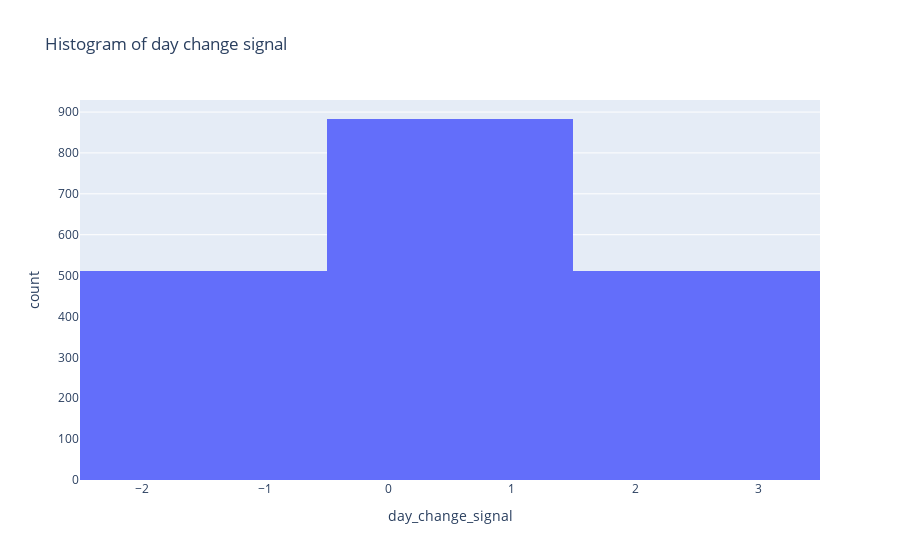

Here is the notebook cell this chart was saved with:
### Markdown cell above
### Profit/loss

### Code cell
px.histogram(df, 'day_change_signal', title='Histogram of day change signal')

### Figure 1 — Plotly figure (JSON) as saved in the notebook; plotly's stock layout.template omitted (floating-point values rounded to 4 significant figures; data arrays with more than 128 entries replaced by an {"elided": "..."} marker saying what was removed)
{"data": [{"alignmentgroup": "True", "bingroup": "x", "hovertemplate": "day_change_signal=%{x}<br>count=%{y}<extra></extra>", "legendgroup": "", "marker": {"color": "#636efa", "pattern": {"shape": ""}}, "name": "", "offsetgroup": "", "orientation": "v", "showlegend": false, "type": "histogram", "x": {"elided": "1906 int values"}, "xaxis": "x", "yaxis": "y"}], "layout": {"barmode": "relative", "legend": {"tracegroupgap": 0}, "title": {"text": "Histogram of day change signal"}, "xaxis": {"anchor": "y", "domain": [0, 1], "title": {"text": "day_change_signal"}}, "yaxis": {"anchor": "x", "domain": [0, 1], "title": {"text": "count"}}}}
